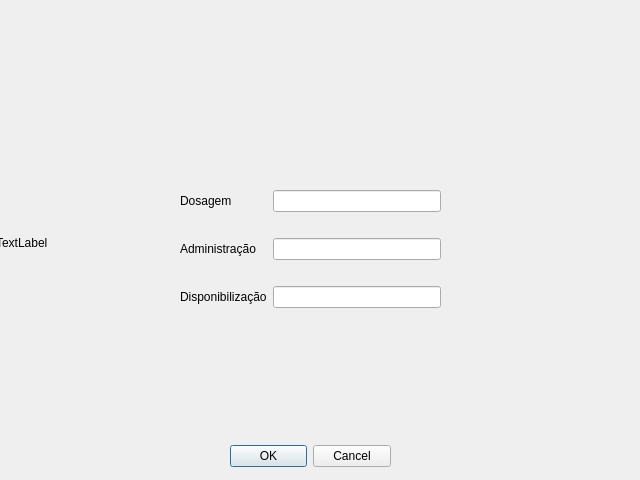
<?xml version="1.0" encoding="UTF-8"?>
<ui version="4.0">
 <class>cadastromedicamento</class>
 <widget class="QDialog" name="cadastromedicamento">
  <property name="geometry">
   <rect>
    <x>0</x>
    <y>0</y>
    <width>640</width>
    <height>480</height>
   </rect>
  </property>
  <property name="windowTitle">
   <string>Dialog</string>
  </property>
  <widget class="QDialogButtonBox" name="buttonBox">
   <property name="geometry">
    <rect>
     <x>230</x>
     <y>440</y>
     <width>161</width>
     <height>32</height>
    </rect>
   </property>
   <property name="orientation">
    <enum>Qt::Horizontal</enum>
   </property>
   <property name="standardButtons">
    <set>QDialogButtonBox::Cancel|QDialogButtonBox::Ok</set>
   </property>
  </widget>
  <widget class="QWidget" name="gridLayoutWidget">
   <property name="geometry">
    <rect>
     <x>180</x>
     <y>170</y>
     <width>261</width>
     <height>161</height>
    </rect>
   </property>
   <layout class="QGridLayout" name="gridLayout">
    <item row="0" column="0">
     <widget class="QLabel" name="label">
      <property name="text">
       <string>Dosagem</string>
      </property>
     </widget>
    </item>
    <item row="1" column="1">
     <widget class="QLineEdit" name="administracao"/>
    </item>
    <item row="1" column="0">
     <widget class="QLabel" name="label_2">
      <property name="text">
       <string>Administração</string>
      </property>
     </widget>
    </item>
    <item row="0" column="1">
     <widget class="QLineEdit" name="dosagem"/>
    </item>
    <item row="2" column="0">
     <widget class="QLabel" name="label_3">
      <property name="text">
       <string>Disponibilização</string>
      </property>
     </widget>
    </item>
    <item row="2" column="1">
     <widget class="QLineEdit" name="disponibilizacao"/>
    </item>
   </layout>
  </widget>
  <widget class="QLabel" name="label_7">
   <property name="geometry">
    <rect>
     <x>-4</x>
     <y>2</y>
     <width>641</width>
     <height>481</height>
    </rect>
   </property>
   <property name="text">
    <string>TextLabel</string>
   </property>
  </widget>
  <zorder>label_7</zorder>
  <zorder>buttonBox</zorder>
  <zorder>gridLayoutWidget</zorder>
 </widget>
 <resources/>
 <connections>
  <connection>
   <sender>buttonBox</sender>
   <signal>accepted()</signal>
   <receiver>cadastromedicamento</receiver>
   <slot>accept()</slot>
   <hints>
    <hint type="sourcelabel">
     <x>248</x>
     <y>254</y>
    </hint>
    <hint type="destinationlabel">
     <x>157</x>
     <y>274</y>
    </hint>
   </hints>
  </connection>
  <connection>
   <sender>buttonBox</sender>
   <signal>rejected()</signal>
   <receiver>cadastromedicamento</receiver>
   <slot>reject()</slot>
   <hints>
    <hint type="sourcelabel">
     <x>316</x>
     <y>260</y>
    </hint>
    <hint type="destinationlabel">
     <x>286</x>
     <y>274</y>
    </hint>
   </hints>
  </connection>
 </connections>
</ui>
